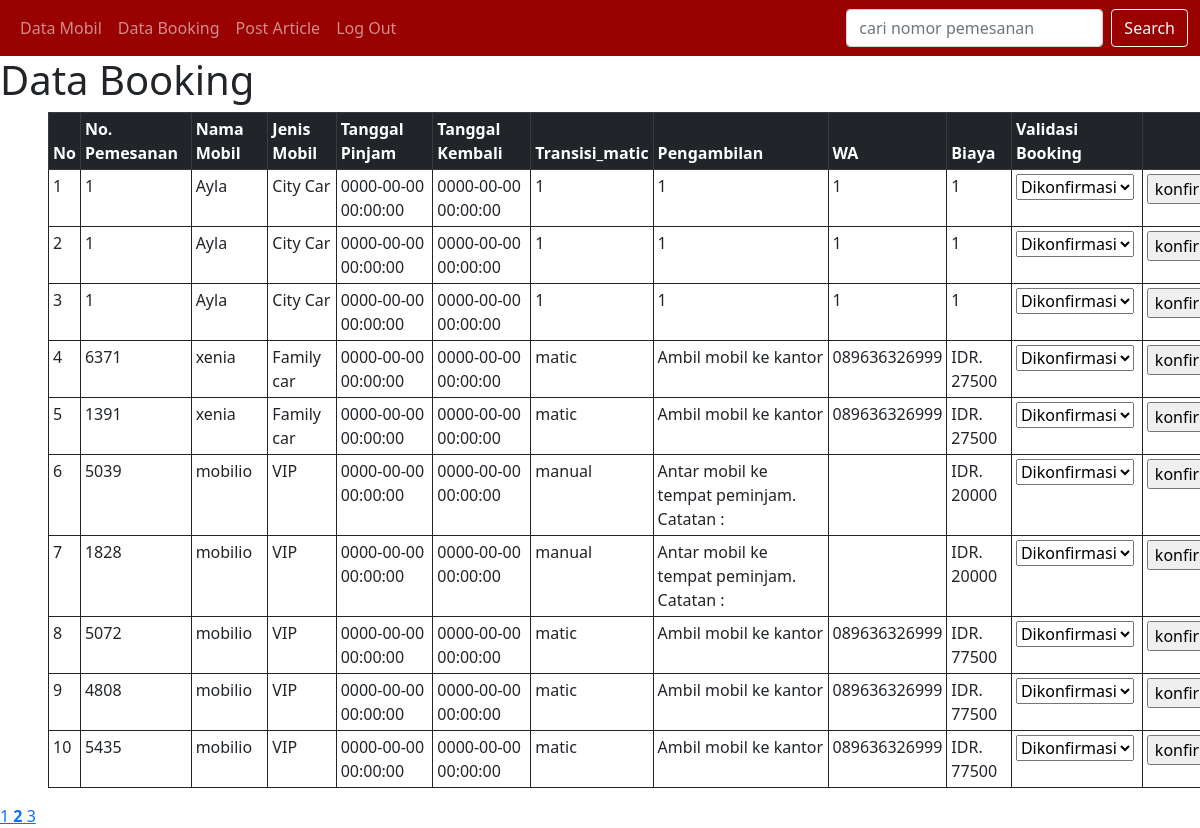
Page /Indorental/data_booking.php?halaman=2 on the committed database.
### tables this page shows
CREATE TABLE `booking` (
  `id_booking` int(11) NOT NULL,
  `id_mobil` int(11) NOT NULL,
  `no_pemesanan` varchar(5) NOT NULL,
  `tgl_pinjam` datetime NOT NULL,
  `tgl_kembali` datetime NOT NULL,
  `pengambilan` text NOT NULL,
  `transisi_matic` varchar(11) NOT NULL,
  `biaya` varchar(10) NOT NULL,
  `no_WA` varchar(13) NOT NULL,
  `validasi_pemesanan` varchar(10) DEFAULT NULL
);

CREATE TABLE `list_mobil` (
  `id_mobil` int(11) NOT NULL,
  `nama_mobil` varchar(65) NOT NULL,
  `jenis` varchar(20) NOT NULL,
  `deskripsi` text NOT NULL,
  `gambar` varchar(100) NOT NULL,
  `per12` int(11) DEFAULT NULL,
  `per24` int(11) NOT NULL
);

### Indorental/functions.php (called while the page is built, shortened)
<?php
$conn = mysqli_connect("localhost","root","","indorental");
function query($query){
	global $conn;
	$result = mysqli_query($conn, $query);
	$rows = [];
	while ($baris = mysqli_fetch_assoc($result)) {
		$rows[] = $baris;
	}
	return $rows;
}
?>

### Indorental/data_booking.php (the view, shortened to what this page needs)
<?php
require 'functions.php';
$dataperPage = 10;
$data = mysqli_query($conn, "SELECT booking.id_booking, booking.no_pemesanan, list_mobil.nama_mobil, list_mobil.jenis, booking.transisi_matic, booking.tgl_pinjam, booking.tgl_kembali, booking.no_WA, booking.pengambilan, booking.biaya
	FROM booking
	INNER JOIN list_mobil
	ON booking.id_mobil = list_mobil.id_mobil
	ORDER BY booking.id_booking DESC
	");
$totalData = mysqli_num_rows($data);
$totalPages = ceil($totalData/$dataperPage);
$activePage = (isset($_GET['halaman'])) ? $_GET["halaman"] : 1;
$dataStart = ($activePage*$dataperPage)-$dataperPage;
$query = query("SELECT booking.id_booking, booking.no_pemesanan, list_mobil.nama_mobil, list_mobil.jenis, booking.transisi_matic, booking.tgl_pinjam, booking.tgl_kembali, booking.no_WA, booking.pengambilan, booking.biaya, booking.validasi_pemesanan
	FROM booking
	INNER JOIN list_mobil
	ON booking.id_mobil = list_mobil.id_mobil
	LIMIT $dataStart, $dataperPage") or die (mysqli_error);
?>
<!DOCTYPE html>
<html>
<head>
	<link href="https://cdn.jsdelivr.net/npm/bootstrap@5.0.0-beta1/dist/css/bootstrap.min.css" rel="stylesheet">
</head>
<body>
	<nav class="navbar navbar-expand-lg navbar-dark" style="background-color: #990000;">
		<div class="container-fluid">
			<ul class="navbar-nav me-auto mb-2 mb-lg-0">
				<li class="nav-item">
					<a class="nav-link" aria-current="page" href="halaman_admin.php">Data Mobil</a>
				</li>
				<li class="nav-item">
					<a class="nav-link" href="#data_booking">Data Booking</a>
				</li>
				<li class="nav-item">
					<a class="nav-link" href="post_article.php" >Post Article</a>
				</li>
				<li class="nav-item">
					<a class="nav-link" href="logout.php" >Log Out</a>
				</li>
			</ul>
			<form class="d-flex" action="" method="POST">
				<input class="form-control me-2" type="text" name="keyword" value="<?= isset($_POST["keyword"]) ? $_POST["keyword"] : ''; ?>" autofocus placeholder="cari nomor pemesanan" aria-label="Search" autocomplete="off">
				<button class="btn btn-outline-light" type="submit" name="cari">Search</button>
			</form>
		</div>
</nav>
<div class="" id="data_booking" name="data_booking">
	<h1>Data Booking</h1>
	<div class="table-responsive">
		<table class="table table-sm table-bordered border-dark mx-5">
			<thead class="table-dark">
				<tr>
					<th scope="col">No</th>
					<th scope="col">No. Pemesanan</th>
					<th scope="col">Nama Mobil</th>
					<th scope="col">Jenis Mobil</th>
					<th scope="col">Tanggal Pinjam</th>
					<th scope="col">Tanggal Kembali</th>
					<th scope="col">Transisi_matic</th>
					<th scope="col">Pengambilan</th>
					<th scope="col">WA</th>
					<th scope="col">Biaya</th>
					<th scope="col">Validasi Booking</th>
					<th></th>
				</tr>
			</thead>
			<tbody>
				<?php
				$i = 1;
				foreach ($query as $baris) : ?>
					<form method="POST">
						<tr>
							<td><?php echo $i++; ?></td>
							<td><?php echo $baris["no_pemesanan"]; ?></td>
							<td><?php echo $baris["nama_mobil"]; ?></td>
							<td><?php echo $baris["jenis"]; ?></td>
							<td><?php echo $baris["tgl_pinjam"]; ?></td>
							<td><?php echo $baris["tgl_kembali"]; ?></td>
							<td><?php echo $baris["transisi_matic"]; ?></td>
							<td><?php echo $baris["pengambilan"]; ?></td>
							<td><?php echo $baris["no_WA"]; ?></td>
							<td><?php echo $baris["biaya"]; ?></td>
							<td>
								<?php if (is_null($baris["validasi_pemesanan"])): ?>
									<select name="validasi">
										<option value="Dikonfirmasi">Dikonfirmasi</option>
									</select>
								<?php else :
									echo $baris["validasi_pemesanan"];
									?>
								<?php endif ?>
							</td>
							<td>
								<?php if ((is_null($baris["validasi_pemesanan"]))): ?>
									<input type="submit" name="submit" value="konfirmasi" onclick="return confirm('Coba di cek lagi min, nomor pemesanannya udah bener belum?');">
								<?php else:
									echo "Sudah konfirmasi";
									?>
								<?php endif ?>
							</td>
						</tr>
					</form>
				<?php endforeach; ?>
			</tbody>
		</table>
	</div>
	<div class="">
		<?php for ($i=1; $i<=$totalPages ; $i++) : ?>
			<?php if ( $activePage == $i): ?>
				<a href="?halaman=<?=$i; ?> "> <b><?php echo $i; ?></b> </a>
				<?php else: ?>
					<a href="?halaman=<?=$i; ?> "> <?php echo $i; ?> </a>
				<?php endif ?>
			<?php  endfor; ?>
		</div>
	</div>
</body>
</html>

### rows in the picture
booking: no_pemesanan "1", id_mobil.nama_mobil "Ayla", id_mobil.jenis "City Car", tgl_pinjam "0000-00-00 00:00:00", tgl_kembali "0000-00-00 00:00:00", transisi_matic "1", pengambilan "1", no_WA "1", biaya "1"
booking: no_pemesanan "1", id_mobil.nama_mobil "Ayla", id_mobil.jenis "City Car", tgl_pinjam "0000-00-00 00:00:00", tgl_kembali "0000-00-00 00:00:00", transisi_matic "1", pengambilan "1", no_WA "1", biaya "1"
booking: no_pemesanan "1", id_mobil.nama_mobil "Ayla", id_mobil.jenis "City Car", tgl_pinjam "0000-00-00 00:00:00", tgl_kembali "0000-00-00 00:00:00", transisi_matic "1", pengambilan "1", no_WA "1", biaya "1"
booking: no_pemesanan "6371", id_mobil.nama_mobil "xenia", id_mobil.jenis "Family car", tgl_pinjam "0000-00-00 00:00:00", tgl_kembali "0000-00-00 00:00:00", transisi_matic "matic", pengambilan "Ambil mobil ke kantor", no_WA "089636326999", biaya "IDR. 27500"
booking: no_pemesanan "1391", id_mobil.nama_mobil "xenia", id_mobil.jenis "Family car", tgl_pinjam "0000-00-00 00:00:00", tgl_kembali "0000-00-00 00:00:00", transisi_matic "matic", pengambilan "Ambil mobil ke kantor", no_WA "089636326999", biaya "IDR. 27500"
booking: no_pemesanan "5039", id_mobil.nama_mobil "mobilio", id_mobil.jenis "VIP", tgl_pinjam "0000-00-00 00:00:00", tgl_kembali "0000-00-00 00:00:00", transisi_matic "manual", pengambilan "Antar mobil ke tempat peminjam. Catatan :", biaya "IDR. 20000"
booking: no_pemesanan "1828", id_mobil.nama_mobil "mobilio", id_mobil.jenis "VIP", tgl_pinjam "0000-00-00 00:00:00", tgl_kembali "0000-00-00 00:00:00", transisi_matic "manual", pengambilan "Antar mobil ke tempat peminjam. Catatan :", biaya "IDR. 20000"
booking: no_pemesanan "5072", id_mobil.nama_mobil "mobilio", id_mobil.jenis "VIP", tgl_pinjam "0000-00-00 00:00:00", tgl_kembali "0000-00-00 00:00:00", transisi_matic "matic", pengambilan "Ambil mobil ke kantor", no_WA "089636326999", biaya "IDR. 77500"
booking: no_pemesanan "4808", id_mobil.nama_mobil "mobilio", id_mobil.jenis "VIP", tgl_pinjam "0000-00-00 00:00:00", tgl_kembali "0000-00-00 00:00:00", transisi_matic "matic", pengambilan "Ambil mobil ke kantor", no_WA "089636326999", biaya "IDR. 77500"
booking: no_pemesanan "5435", id_mobil.nama_mobil "mobilio", id_mobil.jenis "VIP", tgl_pinjam "0000-00-00 00:00:00", tgl_kembali "0000-00-00 00:00:00", transisi_matic "matic", pengambilan "Ambil mobil ke kantor", no_WA "089636326999", biaya "IDR. 77500"
